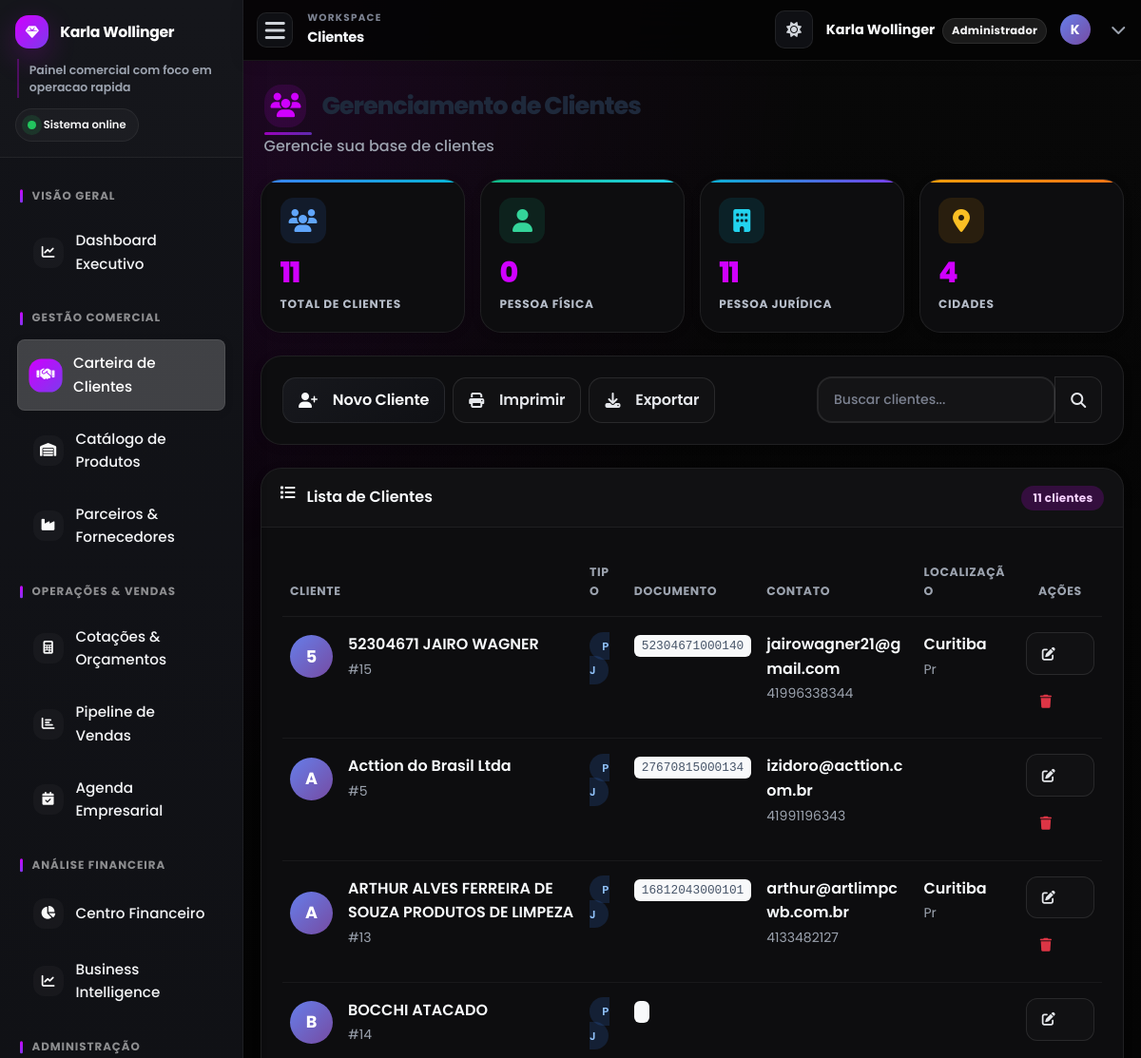
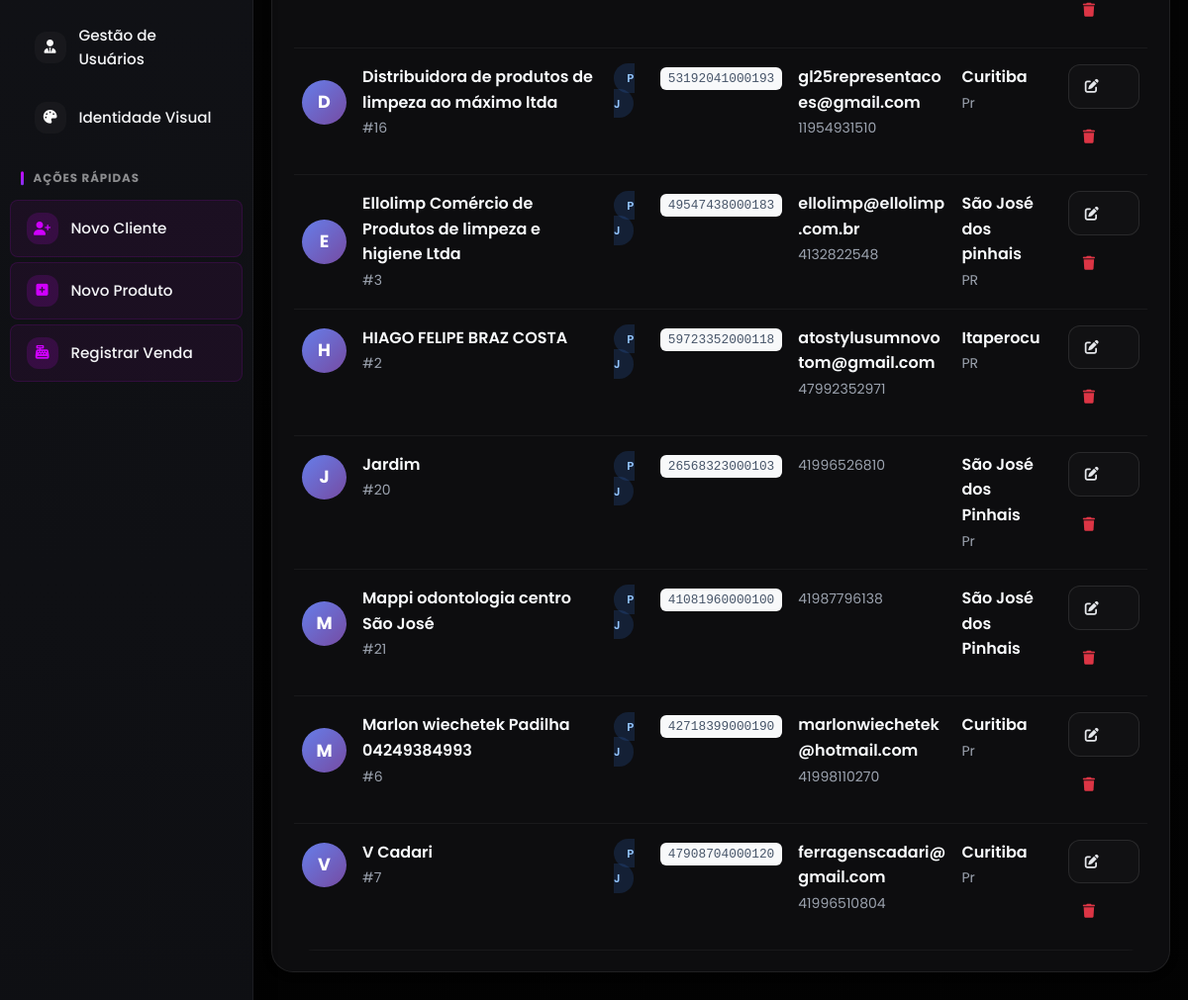
Page /clientes.php (signed in) on the committed database (2 pictures, top to bottom).
### tables this page shows
CREATE TABLE `clientes` (
  `id` int(11) NOT NULL,
  `nome` varchar(255) NOT NULL,
  `nome_fantasia` varchar(255) DEFAULT NULL,
  `tipo_pessoa` enum('fisica','juridica') NOT NULL,
  `cpf_cnpj` varchar(22) DEFAULT NULL,
  `inscricao_estadual` varchar(20) DEFAULT NULL,
  `email` varchar(100) DEFAULT NULL,
  `telefone` varchar(20) DEFAULT NULL,
  `endereco` varchar(255) DEFAULT NULL,
  `numero` varchar(20) DEFAULT NULL,
  `ponto_referencia` varchar(255) DEFAULT NULL,
  `cidade` varchar(100) DEFAULT NULL,
  `estado` varchar(2) DEFAULT NULL,
  `cep` varchar(10) DEFAULT NULL,
  `data_cadastro` datetime DEFAULT current_timestamp()
);

### clientes.php (the view, shortened to what this page needs)
<?php
require_once 'includes/db_connect.php';
$itens_por_pagina = 15;
$pagina_atual = isset($_GET['page']) && is_numeric($_GET['page']) ? (int)$_GET['page'] : 1;
$offset = ($pagina_atual - 1) * $itens_por_pagina;
$sql_total_clientes = "SELECT COUNT(*) AS total FROM clientes";
$result_total = $conn->query($sql_total_clientes);
$total_clientes_db = $result_total->fetch_assoc()['total'];
$clientes_data = [];
$sql_stats_globais = "SELECT tipo_pessoa, cidade FROM clientes";
$result_stats_globais = $conn->query($sql_stats_globais);
$clientes_pf = 0;
$clientes_pj = 0;
$cidades = [];
if ($result_stats_globais) {
    while ($row_stat = $result_stats_globais->fetch_assoc()) {
        if ($row_stat['tipo_pessoa'] == 'fisica') {
            $clientes_pf++;
        } else {
            $clientes_pj++;
        }
        if (!empty($row_stat['cidade']) && !in_array($row_stat['cidade'], $cidades)) {
            $cidades[] = $row_stat['cidade'];
        }
    }
}
$sql_select_clientes = "SELECT id, nome, tipo_pessoa, cpf_cnpj, email, telefone, endereco, cidade, estado, cep
                        FROM clientes
                        ORDER BY nome ASC
                        LIMIT ? OFFSET ?";
$stmt_clientes = $conn->prepare($sql_select_clientes);
$stmt_clientes->bind_param("ii", $itens_por_pagina, $offset);
$stmt_clientes->execute();
$result_clientes = $stmt_clientes->get_result();
if ($result_clientes) {
    while ($row = $result_clientes->fetch_assoc()) {
        $clientes_data[] = $row;
    }
}
include_once 'includes/header.php';
?>
<div class="page-header fade-in-up">
    <h1 class="page-title">
        <i class="fas fa-users"></i>
        Gerenciamento de Clientes
    </h1>
    <p class="page-subtitle">Gerencie sua base de clientes</p>
</div>
<div class="row g-4 mb-4">
    <div class="col-6 col-lg-3">
        <div class="stats-card primary fade-in-up">
            <div class="stats-icon primary"><i class="fas fa-users"></i></div>
            <div class="stats-value"><?php echo $total_clientes_db; ?></div>
            <div class="stats-label">Total de Clientes</div>
        </div>
    </div>
    <div class="col-6 col-lg-3">
        <div class="stats-card success fade-in-up">
            <div class="stats-icon success"><i class="fas fa-user"></i></div>
            <div class="stats-value"><?php echo $clientes_pf; ?></div>
            <div class="stats-label">Pessoa Física</div>
        </div>
    </div>
    <div class="col-6 col-lg-3">
        <div class="stats-card info fade-in-up">
            <div class="stats-icon info"><i class="fas fa-building"></i></div>
            <div class="stats-value"><?php echo $clientes_pj; ?></div>
            <div class="stats-label">Pessoa Jurídica</div>
        </div>
    </div>
    <div class="col-6 col-lg-3">
        <div class="stats-card warning fade-in-up">
            <div class="stats-icon warning"><i class="fas fa-map-marker-alt"></i></div>
            <div class="stats-value"><?php echo count($cidades); ?></div>
            <div class="stats-label">Cidades</div>
        </div>
    </div>
</div>
<div class="row g-4 mb-4">
    <div class="col-12">
        <div class="modern-card fade-in-up">
            <div class="card-body-modern">
                <div class="d-flex flex-column flex-md-row gap-3 justify-content-between align-items-md-center">
                    <div class="d-flex flex-column flex-sm-row gap-2">
                        <a href="cadastro_cliente.php" class="btn btn-primary"><i class="fas fa-user-plus me-2"></i> Novo Cliente</a>
                        <button class="btn btn-outline-primary" onclick="window.print()"><i class="fas fa-print me-2"></i> Imprimir</button>
                        <button class="btn btn-outline-primary" onclick="exportClients()"><i class="fas fa-download me-2"></i> Exportar</button>
                    </div>
                    <div class="d-flex gap-2 flex-grow-1 flex-md-grow-0">
                        <div class="input-group" style="max-width: 300px;">
                            <input type="text" class="form-control" placeholder="Buscar clientes..." id="searchInput">
                            <button class="btn btn-outline-primary" type="button"><i class="fas fa-search"></i></button>
                        </div>
                    </div>
                </div>
            </div>
        </div>
    </div>
</div>
<div class="modern-card fade-in-up">
    <div class="card-header-modern">
        <i class="fas fa-list"></i>
        Lista de Clientes
        <div class="ms-auto">
            <span class="badge bg-primary"><?php echo $total_clientes_db; ?> clientes</span>
        </div>
    </div>
    <div class="card-body-modern">
        <?php if ($total_clientes_db > 0): ?>
            <div class="table-responsive d-none d-md-block">
                <table class="table table-hover mb-0" id="clientesTable">
                    <thead>
                        <tr>
                            <th>Cliente</th>
                            <th>Tipo</th>
                            <th>Documento</th>
                            <th>Contato</th>
                            <th>Localização</th>
                            <th class="text-center">Ações</th>
                        </tr>
                    </thead>
                    <tbody>
                        <?php foreach ($clientes_data as $row) { ?>
                            <tr>
                                <td>
                                    <div class="d-flex align-items-center">
                                        <div class="client-avatar me-3"><?php echo strtoupper(substr($row['nome'], 0, 1)); ?></div>
                                        <div>
                                            <div class="fw-semibold"><?php echo htmlspecialchars($row['nome']); ?></div>
                                            <small class="text-muted">#<?php echo $row['id']; ?></small>
                                        </div>
                                    </div>
                                </td>
                                <td><span class="status-badge <?php echo $row['tipo_pessoa'] == 'fisica' ? 'status-success' : 'status-info'; ?>"><?php echo $row['tipo_pessoa'] == 'fisica' ? 'PF' : 'PJ'; ?></span></td>
                                <td><code class="bg-light px-2 py-1 rounded"><?php echo htmlspecialchars($row['cpf_cnpj']); ?></code></td>
                                <td>
                                    <div>
                                        <?php if (!empty($row['email'])): ?><div class="fw-semibold"><?php echo htmlspecialchars($row['email']); ?></div><?php endif; ?>
                                        <?php if (!empty($row['telefone'])): ?><small class="text-muted"><?php echo htmlspecialchars($row['telefone']); ?></small><?php endif; ?>
                                    </div>
                                </td>
                                <td>
                                    <div>
                                        <?php if (!empty($row['cidade'])): ?><div class="fw-semibold"><?php echo htmlspecialchars($row['cidade']); ?></div><?php endif; ?>
                                        <?php if (!empty($row['estado'])): ?><small class="text-muted"><?php echo htmlspecialchars($row['estado']); ?></small><?php endif; ?>
                                    </div>
                                </td>
                                <td class="text-center">
                                    <div class="btn-group" role="group">
                                        <a href="cadastro_cliente.php?id=<?php echo $row['id']; ?>" class="btn btn-outline-primary btn-sm" title="Editar"><i class="fas fa-edit"></i></a>
                                        <button class="btn btn-outline-danger btn-sm" onclick="confirmDelete(<?php echo $row['id']; ?>)" title="Excluir"><i class="fas fa-trash"></i></button>
                                    </div>
                                </td>
                            </tr>
                        <?php } ?>
                    </tbody>
                </table>
            </div>
        <?php endif; ?>
    </div>
</div>
<?php
include_once 'includes/footer.php'; ?>

### rows in the picture
clientes: nome "5", nome "52304671 JAIRO WAGNER", id "15", tipo_pessoa "PJ", cpf_cnpj "52304671000140", email "jairowagner21@gmail.com", telefone "41996338344", cidade "Curitiba", estado "Pr"
clientes: nome "A", nome "Acttion do Brasil Ltda", id "5", tipo_pessoa "PJ", cpf_cnpj "27670815000134", email "izidoro@acttion.com.br", telefone "41991196343"
clientes: nome "A", nome "ARTHUR ALVES FERREIRA DE SOUZA PRODUTOS DE LIMPEZA", id "13", tipo_pessoa "PJ", cpf_cnpj "16812043000101", email "arthur@artlimpcwb.com.br", telefone "4133482127", cidade "Curitiba", estado "Pr"
clientes: nome "B", nome "BOCCHI ATACADO", id "14", tipo_pessoa "PJ"
clientes: nome "D", nome "Distribuidora de produtos de limpeza ao máximo ltda", id "16", tipo_pessoa "PJ", cpf_cnpj "53192041000193", email "gl25representacoes@gmail.com", telefone "11954931510", cidade "Curitiba", estado "Pr"
clientes: nome "E", nome "Ellolimp Comércio de Produtos de limpeza e higiene Ltda", id "3", tipo_pessoa "PJ", cpf_cnpj "49547438000183", email "ellolimp@ellolimp.com.br", telefone "4132822548", cidade "São José dos pinhais", estado "PR"
clientes: nome "H", nome "HIAGO FELIPE BRAZ COSTA", id "2", tipo_pessoa "PJ", cpf_cnpj "59723352000118", email "atostylusumnovotom@gmail.com", telefone "47992352971", cidade "Itaperocu", estado "PR"
clientes: nome "J", nome "Jardim", id "20", tipo_pessoa "PJ", cpf_cnpj "26568323000103", telefone "41996526810", cidade "São José dos Pinhais", estado "Pr"
clientes: nome "M", nome "Mappi odontologia centro São José", id "21", tipo_pessoa "PJ", cpf_cnpj "41081960000100", telefone "41987796138", cidade "São José dos Pinhais"
clientes: nome "M", nome "Marlon wiechetek Padilha 04249384993", id "6", tipo_pessoa "PJ", cpf_cnpj "42718399000190", email "marlonwiechetek@hotmail.com", telefone "41998110270", cidade "Curitiba", estado "Pr"
clientes: nome "V", nome "V Cadari", id "7", tipo_pessoa "PJ", cpf_cnpj "47908704000120", email "ferragenscadari@gmail.com", telefone "41996510804", cidade "Curitiba", estado "Pr"

### other values in the picture
$current_page_title "Clientes"
$_SESSION["nome"] "Karla Wollinger"
$user_role_label "Administrador"
substr($_SESSION["nome"] ?? 'U', 0, 1) "K"
$total_clientes_db "11"
$clientes_pf "0"
$clientes_pj "11"
count($cidades) "4"
